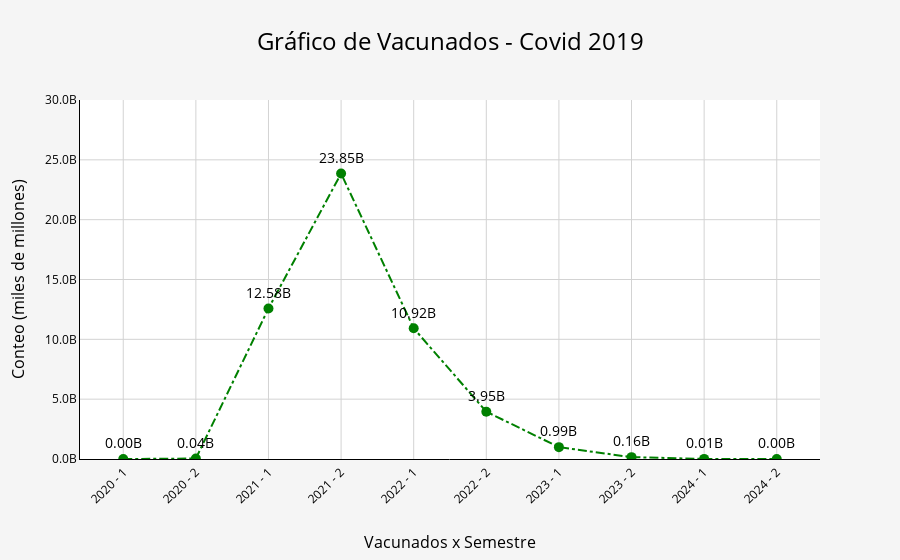

Notebook code cell kept with this figure:
### Markdown cell above
# VACUNADOS POR SEMESTRE

### Code cell
import pandas as pd
import plotly.graph_objects as go
import plotly.io as pio

# Copia independiente del DataFrame original
conf_deaths_df = conf_deaths_df.copy()

# Convertir a datetime
conf_deaths_df.loc[:, 'date_format'] = pd.to_datetime(conf_deaths_df['date'])

# Crear una nueva columna para el semestre
conf_deaths_df.loc[:, 'semestre'] = (conf_deaths_df['date_format'].dt.year.astype(str) + ' - ' + ((conf_deaths_df['date_format'].dt.month - 1) // 6 + 1).astype(str))

# Agrupar por semestre y sumar los valores de 'new_vaccinations' y 'new_deaths'
grouped_semestre_df = conf_deaths_df.groupby('semestre').agg({'new_vaccinations': 'sum'}).reset_index()

# Asegúrate de que 'semestre' sea un string
grouped_semestre_df['semestre'] = grouped_semestre_df['semestre'].astype(str)

# Crear la figura
fig = go.Figure()

# Añadir gráfico de scatter para 'new_vaccinations'
fig.add_trace(go.Scatter(
    x=grouped_semestre_df['semestre'],
    y=grouped_semestre_df['new_vaccinations'],
    name='Vacunados',
    mode='lines+markers+text',  # Mostrar los valores en las líneas
    marker=dict(color='green', size=10, symbol='circle'),
    line=dict(color='green', width=2, dash='dashdot'),
    text=grouped_semestre_df['new_vaccinations'].apply(lambda x: f'{x / 1_000_000_000:,.2f}B'),  # Cambiar a miles de millones
    textposition='top center',
    textfont=dict(size=14, color='black')
))

# Añadir etiquetas, título y configurar la leyenda
fig.update_layout(
    title=dict(
        text='Gráfico de Vacunados - Covid 2019',
        font=dict(size=24, color='black'),
        x=0.5,  # Centrar el título
        xanchor='center'
    ),
    xaxis=dict(
        title='Vacunados x Semestre',
        title_standoff=30,
        tickangle=-45,
        showgrid=True,
        gridcolor='lightgrey',
        tickfont=dict(size=12, color='black'),
        titlefont=dict(size=16, color='black'),
        linecolor='black',
        linewidth=1
    ),
    yaxis=dict(
        title='Conteo (miles de millones)',  # Etiqueta del eje y
        range=[0, 30*1_000_000_000],  # Rango del eje Y en miles de millones
        tickvals=[i for i in range(0, 31*1_000_000_000, 5*1_000_000_000)],  # Intervalos de 5 mil millones en el eje Y
        ticktext=[f'{i/1_000_000_000}B' for i in range(0, 31*1_000_000_000, 5*1_000_000_000)],  # Texto de los ticks
        showgrid=True,
        gridcolor='lightgrey',
        tickfont=dict(size=12, color='black'),
        titlefont=dict(size=16, color='black'),
        linecolor='black',
        linewidth=1
    ),
    legend=dict(
        traceorder='normal',
        font=dict(
            family="Arial, sans-serif",
            size=14,
            color="black"
        ),
        bgcolor='rgba(255, 255, 255, 0.7)',
        bordercolor='black',
        borderwidth=1
    ),
    plot_bgcolor='white',  # Fondo blanco para el gráfico
    paper_bgcolor='whitesmoke'  # Fondo blanco para el papel
)

# Mostrar el gráfico
fig.show()

### Figure 1 — Plotly figure (JSON) as saved in the notebook; plotly's stock layout.template omitted (floating-point values rounded to 4 significant figures)
{"data": [{"line": {"color": "green", "dash": "dashdot", "width": 2}, "marker": {"color": "green", "size": 10, "symbol": "circle"}, "mode": "lines+markers+text", "name": "Vacunados", "text": ["0.00B", "0.04B", "12.58B", "23.85B", "10.92B", "3.95B", "0.99B", "0.16B", "0.01B", "0.00B"], "textfont": {"color": "black", "size": 14}, "textposition": "top center", "type": "scatter", "x": ["2020 - 1", "2020 - 2", "2021 - 1", "2021 - 2", "2022 - 1", "2022 - 2", "2023 - 1", "2023 - 2", "2024 - 1", "2024 - 2"], "y": [0, 39986545, 12581126833, 23853767476, 10924079490, 3954412870, 990722449, 156636869, 7835801, 321509]}], "layout": {"legend": {"bgcolor": "rgba(255, 255, 255, 0.7)", "bordercolor": "black", "borderwidth": 1, "font": {"color": "black", "family": "Arial, sans-serif", "size": 14}, "traceorder": "normal"}, "paper_bgcolor": "whitesmoke", "plot_bgcolor": "white", "title": {"font": {"color": "black", "size": 24}, "text": "Gráfico de Vacunados - Covid 2019", "x": 0.5, "xanchor": "center"}, "xaxis": {"gridcolor": "lightgrey", "linecolor": "black", "linewidth": 1, "showgrid": true, "tickangle": -45, "tickfont": {"color": "black", "size": 12}, "title": {"font": {"color": "black", "size": 16}, "standoff": 30, "text": "Vacunados x Semestre"}}, "yaxis": {"gridcolor": "lightgrey", "linecolor": "black", "linewidth": 1, "range": [0, 30000000000], "showgrid": true, "tickfont": {"color": "black", "size": 12}, "ticktext": ["0.0B", "5.0B", "10.0B", "15.0B", "20.0B", "25.0B", "30.0B"], "tickvals": [0, 5000000000, 10000000000, 15000000000, 20000000000, 25000000000, 30000000000], "title": {"font": {"color": "black", "size": 16}, "text": "Conteo (miles de millones)"}}}}
